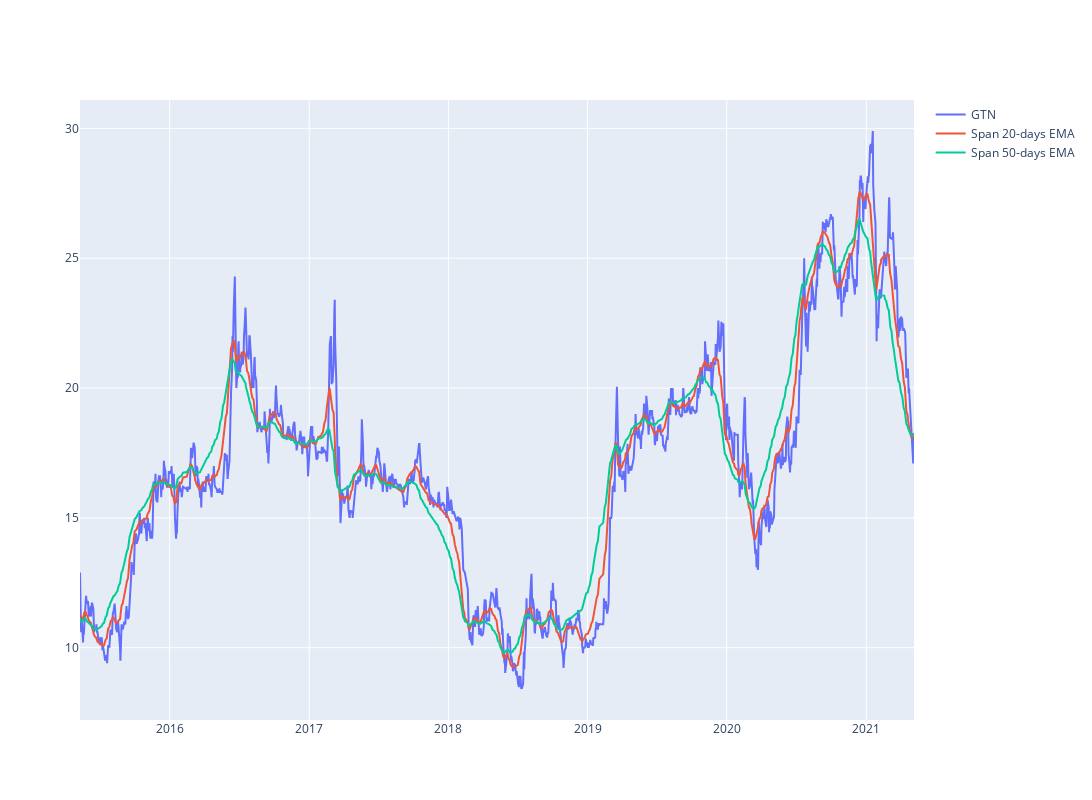

Write notebook code for a chart like this one.
### Code cell
#plot linechart for stock price
short_rolling = df['<Close>'].rolling(window=20).mean()

ema_long = df['<Close>'].ewm(span=50, adjust=False).mean()
ema_short = df['<Close>'].ewm(span=20, adjust=False).mean()
line_price = df['<Close>']
fig = go.Figure()
#px.line(df_hpg, x='datetime', y='<Close>', labels={'x':'Date', 'y':'Price'})
fig.update_layout(  autosize=False,   width=1200,    height=800)
fig.add_trace(go.Scatter(x=df.datetime, y=line_price, 
                        mode='lines', name=stock))

fig.add_trace(go.Scatter(x=df.datetime, y=ema_short, 
                        mode='lines', name='Span 20-days EMA'))

fig.add_trace(go.Scatter(x=df.datetime, y=ema_long, 
                        mode='lines', name='Span 50-days EMA'))

### Figure 1 — Plotly figure (JSON) as saved in the notebook; plotly's stock layout.template omitted (floating-point values rounded to 4 significant figures; data arrays with more than 128 entries replaced by an {"elided": "..."} marker saying what was removed)
{"data": [{"mode": "lines", "name": "GTN", "type": "scatter", "x": {"elided": "1500 str values"}, "y": {"elided": "1500 float values"}}, {"mode": "lines", "name": "Span 20-days EMA", "type": "scatter", "x": {"elided": "1500 str values"}, "y": {"elided": "1500 float values"}}, {"mode": "lines", "name": "Span 50-days EMA", "type": "scatter", "x": {"elided": "1500 str values"}, "y": {"elided": "1500 float values"}}], "layout": {"autosize": false, "height": 800, "width": 1200}}
